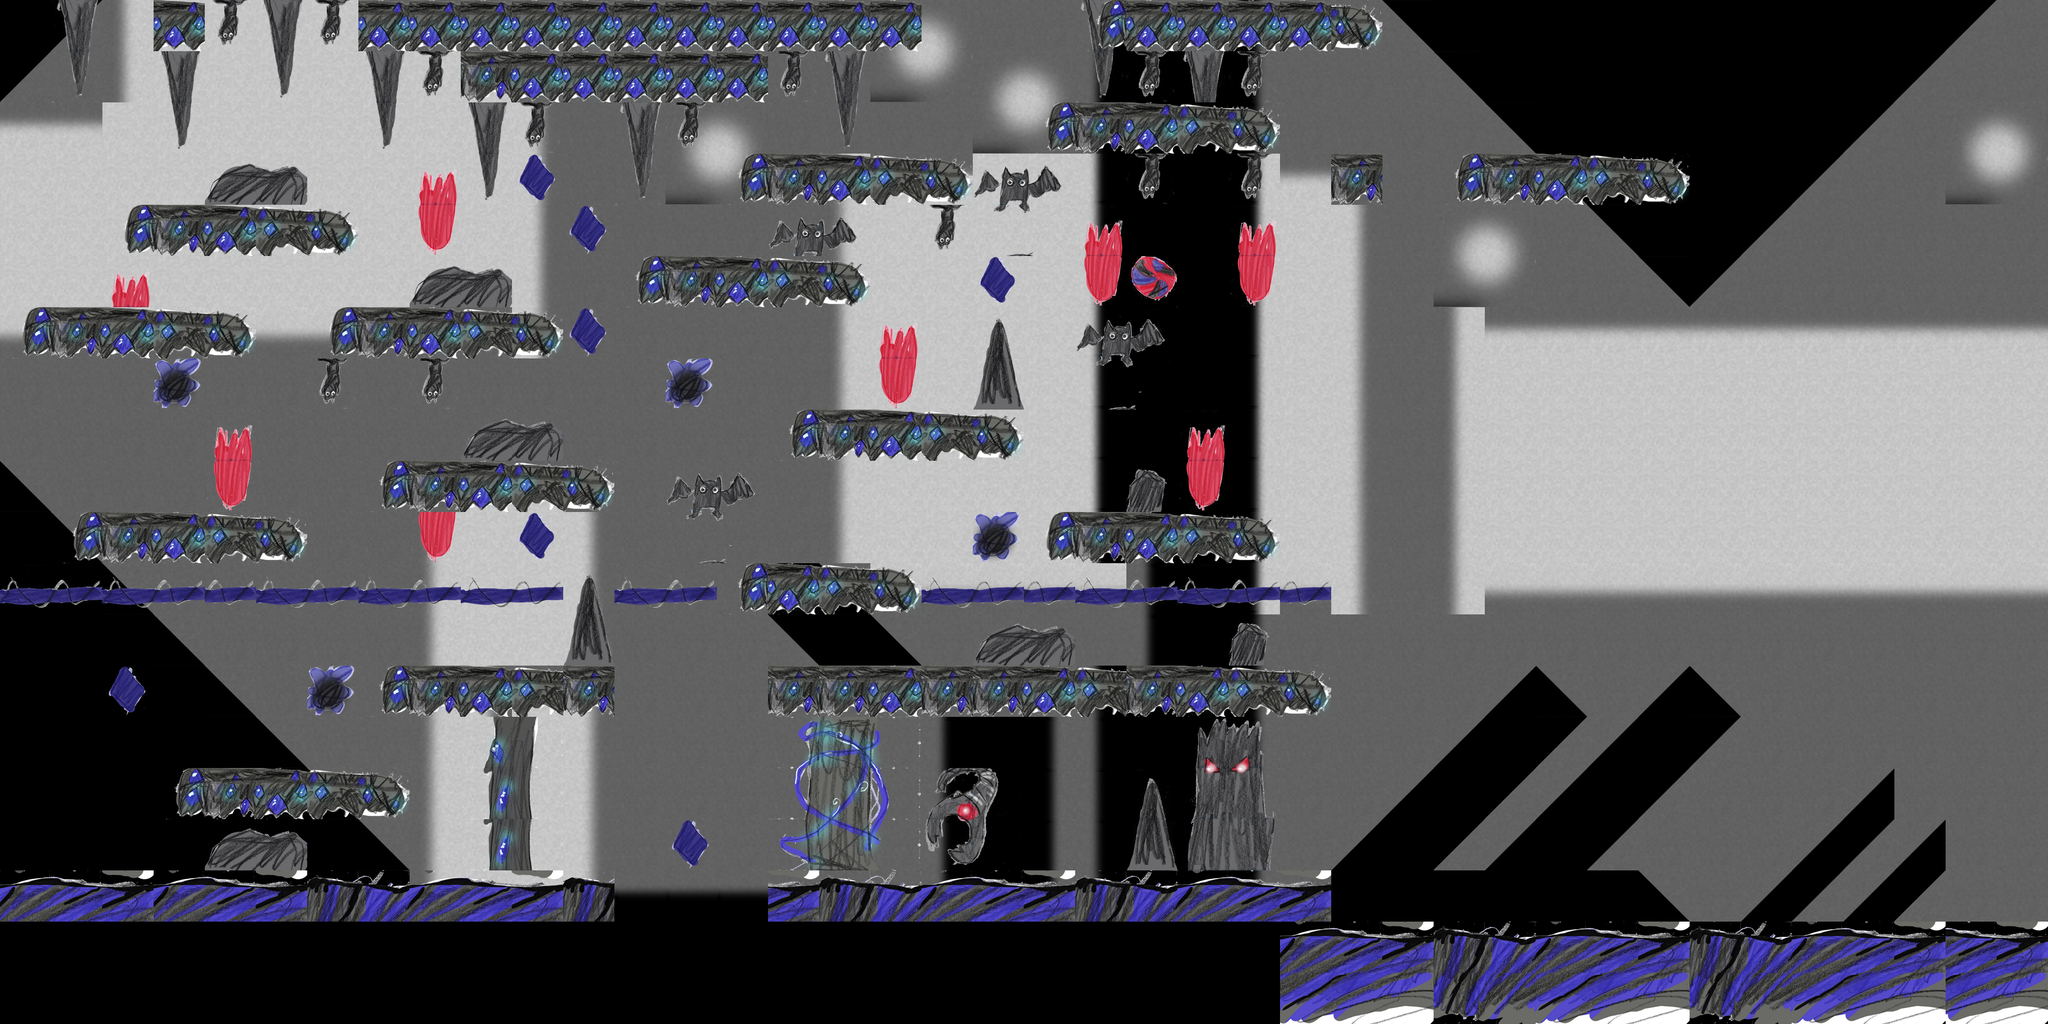

Below is a game level as drawn by its tile map, then a one-line description and the .tmx that defines it (tile-layer data replaced by summaries):
An orthogonal 40x20 tile map with 100x100 px tiles, 3 tile layers (BGSky, Background tiles, Tiles) and 1 object (player).

<map version="1.0" orientation="orthogonal" renderorder="right-down" width="40" height="20" tilewidth="100" tileheight="100" nextobjectid="2">
 <tileset firstgid="1" name="underworld_nathaniel_tilemap" tilewidth="100" tileheight="100" tilecount="110" columns="10">
  <image source="../images/underworld_nathaniel_tilemap.png" width="1000" height="1100" />
 </tileset>
 <layer name="BGSky" width="40" height="20">
  <data>[800 cells, 800 non-empty, 20 distinct tile ids]</data>
 </layer>
 <layer name="Background tiles" width="40" height="20">
  <data>[800 cells, 9 non-empty, 3 distinct tile ids]</data>
 </layer>
 <layer name="Tiles" width="40" height="20">
  <data>[800 cells, 283 non-empty, 57 distinct tile ids]</data>
 </layer>
 <objectgroup name="objects">
  <object id="1" name="player" x="428" y="265" width="192" height="93" />
 </objectgroup>
</map>
